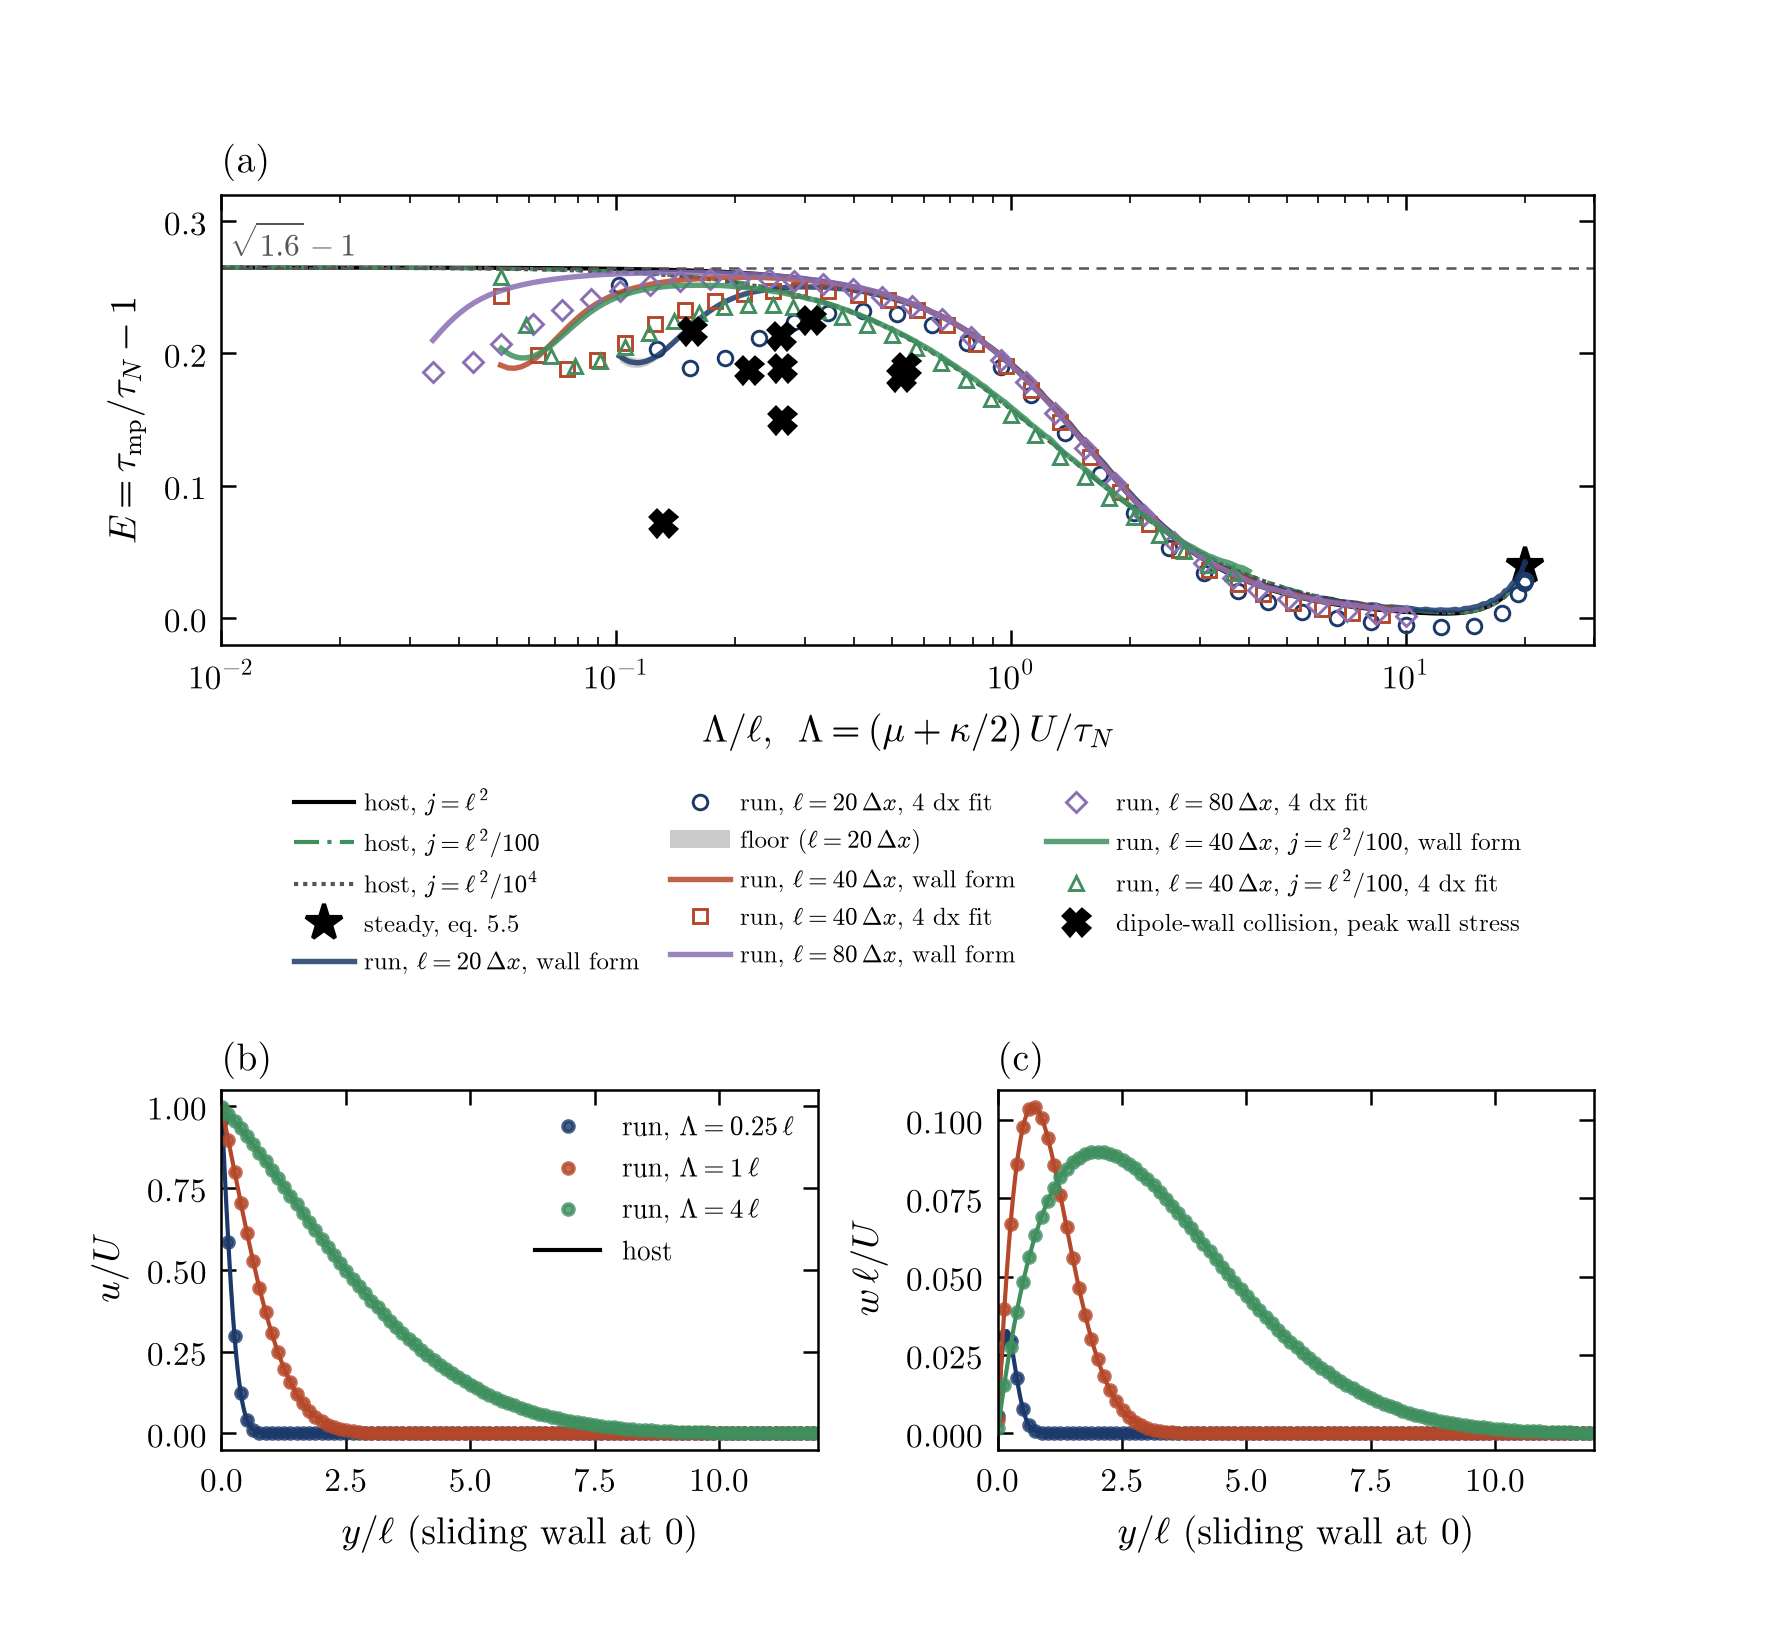

Write Python code to recreate this figure.
"""
Item 27 - the start-up of plane Couette flow as a test of the saturation of the wall-stress excess (Stage 8c):
(a) the excess E = tau_mp / tau_N - 1 on the sliding wall against Lambda / l (log axis): the host curves (j = l^2,
l^2 / 100, the quasi-steady limit), the runs with their floors, the two limits (sqrt(1.6) - 1 and the steady value
of eq. 5.5), and the peak wall-stress excess of the dipole runs of tables 22 and 26 at their Lambda / l (another
flow); (b) u and (c) w at Lambda = 0.25 l, l, 4 l against the host solution.

Run from the repository root:  python data/micropolar/ch5_draft/fig_27_startup.py
"""
import matplotlib.pyplot as plt
import numpy as np

import sources
import style

SOURCE = sources.CHANNEL
HOST_CURVES = (("theta_1", r"host, $j = \ell^2$", style.INK, "-"),
               ("theta_0.01", r"host, $j = \ell^2/100$", style.SERIES[2][0], (0, (6, 2, 1, 2))),
               ("theta_0.0001", r"host, $j = \ell^2/10^4$", style.MUTED, (0, (1, 1.2))))
RUNS = (("startup_l20", r"run, $\ell = 20\,\Delta x$", 0), ("startup_l40", r"run, $\ell = 40\,\Delta x$", 1),
        ("startup_l80", r"run, $\ell = 80\,\Delta x$", 3), ("startup_l40_j001", r"run, $\ell = 40\,\Delta x$, $j = \ell^2/100$", 2))
DIPOLE_CHECKS = (("mp_l100_n1000__against__control_n1000", r"$\ell = W/100$"),
                 ("mp_l50_n1000__against__control_n1000", r"$\ell = W/50$"),
                 ("mp_l50_n500__against__control_n500", r"$\ell = W/50$, $W/\Delta x = 500$"),
                 ("mp_l50_j001_n1000__against__control_n1000", r"$\ell = W/50$, $j = \ell^2/100$"),
                 ("mp_l25_j001_n1000__against__control_n1000", r"$\ell = W/25$, $j = \ell^2/100$"),
                 ("mp_l100_n2000__against__control_n2000", r"$\ell = W/100$, $W/\Delta x = 2000$"),
                 ("mp_l100_re1250_n1000__against__control_re1250_n1000", r"$\ell = W/100$, Re 1250"),
                 ("mp_l50_re1250_n1000__against__control_re1250_n1000", r"$\ell = W/50$, Re 1250"),
                 ("oblique_mp_l50_n1000__against__oblique_control_n1000", r"$\ell = W/50$, oblique"))
PROFILE_RUN = "startup_l40"
# the j = l^2 / 100 pair (dt 21 times smaller, 9.15 million steps) drifts, run and control alike, beyond Lambda ~ 4 l
# (the control's stress 1.10 of the host at Lambda = 10 l; design note 19.4): drawn to Lambda = 4 l
LAYER_LIMIT = {"startup_l40_j001": 4.0}
MINIMUM_LAYER_IN_SPACINGS = 2.0


def main() -> int:
    style.setup()
    if not style.exists(SOURCE["host"]):
        print("[pack] item 27: no host solution yet")
        return 0
    host = style.load_json(SOURCE["host"])
    analysis = style.load_json(SOURCE["analysis"]) if style.exists(SOURCE["analysis"]) else {}
    startup = analysis.get("startup", {})
    dipole = style.load_json(SOURCE["dipole"]) if style.exists(SOURCE["dipole"]) else {}
    figure = plt.figure(figsize=(style.WIDE, 0.92 * style.WIDE))
    grid = figure.add_gridspec(2, 2, height_ratios=(1.25, 1.0), hspace=1.10, wspace=0.30)
    axis = figure.add_subplot(grid[0, :])
    numbers = {"early_limit": host["early_limit"], "steady_excess_eq_5_5": host["steady_excess_eq_5_5"],
               "convergence": host["convergence"]}
    for key, label, colour, dashes in HOST_CURVES:
        curve = host["curves"].get(key)
        if curve:
            axis.plot(curve["layer_over_length"], curve["excess"], color=colour, linestyle=dashes, linewidth=1.0,
                      label=label)
    axis.axhline(host["early_limit"], color=style.MUTED, linewidth=0.6, linestyle=(0, (4, 3)))
    axis.text(0.0105, host["early_limit"] + 0.004, r"$\sqrt{1.6} - 1$", fontsize=style.FONT_SIZE - 1.5,
              color=style.MUTED, va="bottom")
    steady_layer = host["gap_over_length"]
    axis.plot([steady_layer], [host["steady_excess_eq_5_5"]], linestyle="none", marker="*", markersize=9,
              color=style.INK, label="steady, eq. 5.5")
    for name, label, series_index in RUNS:
        entry = startup.get(name)
        if not entry:
            continue
        colour, marker = style.SERIES[series_index]
        layer = np.asarray(entry["layer_over_length"])
        excess = np.asarray(entry["excess_fit"])
        # a layer thinner than two spacings is not resolved by any reading: drawn from Lambda = 2 dx
        upper = LAYER_LIMIT.get(name, float("inf"))
        shown = (layer >= MINIMUM_LAYER_IN_SPACINGS / entry["length_in_spacings"]) & (layer <= upper)
        if "excess_pairs" in entry:
            pair_layer = np.asarray(entry["pairs_layer_over_length"])
            pair_shown = (pair_layer >= MINIMUM_LAYER_IN_SPACINGS / entry["length_in_spacings"]) & (pair_layer <= upper)
            axis.plot(pair_layer[pair_shown], np.asarray(entry["excess_pairs"])[pair_shown], color=colour,
                      linewidth=1.3, alpha=0.85, label=label + ", wall form")
        layer_shown, excess_shown = layer[shown], excess[shown]
        every = max(1, layer_shown.size // 30)
        axis.plot(layer_shown[::every], excess_shown[::every], linestyle="none", marker=marker,
                  markersize=style.MARKER_SIZE - 0.5, markerfacecolor="none", markeredgewidth=0.7, color=colour,
                  label=label + ", 4 dx fit")
        floor = np.asarray(entry.get("floor", []))
        if floor.size == layer.size and name == "startup_l20" and "excess_pairs" in entry:
            pairs = np.interp(np.log(layer), np.log(pair_layer), np.asarray(entry["excess_pairs"]))
            axis.fill_between(layer[shown], (pairs - floor)[shown], (pairs + floor)[shown], color=style.MUTED,
                              alpha=0.3, linewidth=0.0, label=r"floor ($\ell = 20\,\Delta x$)")
        numbers[name] = {"smallest_resolved_layer_over_length": entry.get("smallest_resolved_layer_over_length")}
    checks = dipole.get("checks", {})
    dipole_points = []
    for key, label in DIPOLE_CHECKS:
        check = checks.get(key)
        if check and check.get("shear_length_over_length") == check.get("shear_length_over_length"):
            dipole_points.append((check["shear_length_over_length"], check["changes"]["wall_traction_peak"], label))
    if dipole_points:
        axis.plot([point[0] for point in dipole_points], [point[1] for point in dipole_points], linestyle="none",
                  marker="X", markersize=style.MARKER_SIZE + 2.0, color=style.INK,
                  label="dipole-wall collision, peak wall stress")
        numbers["dipole"] = {label: [layer, excess] for layer, excess, label in dipole_points}
    axis.set_xscale("log")
    axis.set_xlim(0.01, 30.0)
    axis.set_ylim(-0.02, 0.32)
    axis.set_xlabel(r"$\Lambda / \ell$,  $\Lambda = (\mu + \kappa/2)\,U / \tau_N$")
    axis.set_ylabel(r"$E = \tau_\mathrm{mp} / \tau_N - 1$")
    axis.legend(loc="upper center", bbox_to_anchor=(0.5, -0.27), fontsize=style.FONT_SIZE - 3.0, ncol=3,
                frameon=False, handletextpad=0.4, columnspacing=1.2)
    style.panel_letter(axis, "a")
    # (b) u and (c) w at three layer thicknesses
    entry = startup.get(PROFILE_RUN, {})
    profiles = entry.get("profiles", {})
    for column, (key, ylabel, letter) in enumerate((("u", r"$u / U$", "b"), ("w", r"$w\,\ell / U$", "c"))):
        axis = figure.add_subplot(grid[1, column])
        for index, (label, profile) in enumerate(sorted(profiles.items(), key=lambda item: float(item[0]))):
            colour = style.SERIES[index][0]
            y = np.asarray(profile["y"])
            every = max(1, int(round(y.size / 160)))
            axis.plot(y[::every], np.asarray(profile[key])[::every], linestyle="none", marker="o",
                      markersize=style.MARKER_SIZE - 1.5, color=colour, alpha=0.8,
                      label=rf"run, $\Lambda = {label}\,\ell$")
            host_profile = profile.get("host")
            if host_profile:
                axis.plot(host_profile["y"], host_profile[key], color=colour, linewidth=1.0)
            numbers[f"profile_{label}"] = {name: profile.get(f"{name}_rms_error") for name in ("u", "w")}
        axis.set_xlim(0.0, 12.0)
        axis.set_xlabel(r"$y / \ell$ (sliding wall at 0)")
        axis.set_ylabel(ylabel)
        if column == 0:
            axis.plot([], [], color=style.INK, linewidth=1.0, label="host")
            axis.legend(loc="upper right", fontsize=style.FONT_SIZE - 2.5, frameon=False)
        style.panel_letter(axis, letter)
    style.save(figure, "fig_27_startup")
    caption = (
        "The start-up of plane Couette flow (gap H = 20 l, the lower wall set impulsively in motion at U, w = 0 on "
        "both walls, K = 3) as a test of the saturation of the wall-stress excess. (a) E = tau_mp / tau_N - 1 on "
        "the sliding wall against Lambda / l, Lambda = (mu + kappa / 2) U / tau_N of the Newtonian fluid mu + kappa "
        "/ 2 (for the Rayleigh layer sqrt(pi nu_inf t)): the host solution (implicit, stretched grid, converged to "
        "3e-5 in E) for j = l^2, l^2 / 100 and l^2 / 10^4 (the quasi-steady limit), the runs (l = 20, 40, 80 dx, "
        "j = l^2; l = 40 dx with j = l^2 / 100, drawn to Lambda = 4 l, beyond which that pair at its 21 times smaller dt "
        "drifts, its control as well; lines: the wall form, open markers: the 4 dx fit; both from Lambda = 2 dx) with the floor "
        "of l = 20 dx (repeat, half Mach; grey), the early limit sqrt(1.6) - 1 (a layer thinner than l is a "
        "Newtonian layer of viscosity mu + kappa) and the steady value of eq. 5.5 (star). Crosses: the peak "
        "wall-stress excess of the dipole-wall collision runs (tables 22, 26, 29: Re = 625 and 1250, W / dx = 500 to "
        "2000, the normal and the oblique collision) at their Lambda / l - another flow, whose outer flow changes "
        "with l. (b, c) u and w across the gap at Lambda = 0.25 l, l and 4 l: the run at "
        "l = 40 dx (markers) against the host solution (lines).")
    style.record("27", "Start-up of plane Couette flow: the wall-stress excess against Lambda / l, and the profiles",
                 SOURCE["status"], caption, ["fig_27_startup.pdf", "fig_27_startup.png"],
                 [SOURCE["host"], SOURCE["analysis"], SOURCE["dipole"]], numbers, SOURCE["tag"])
    return 0


if __name__ == "__main__":
    raise SystemExit(main())
